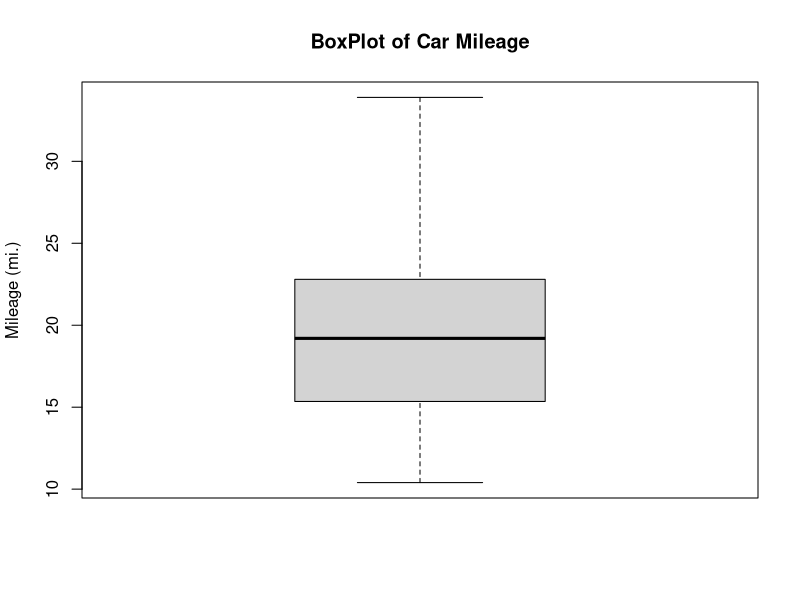
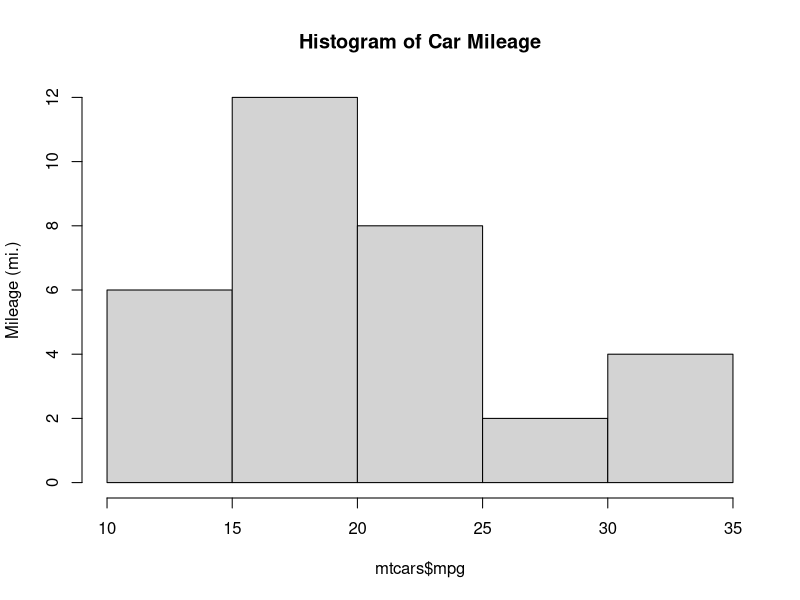
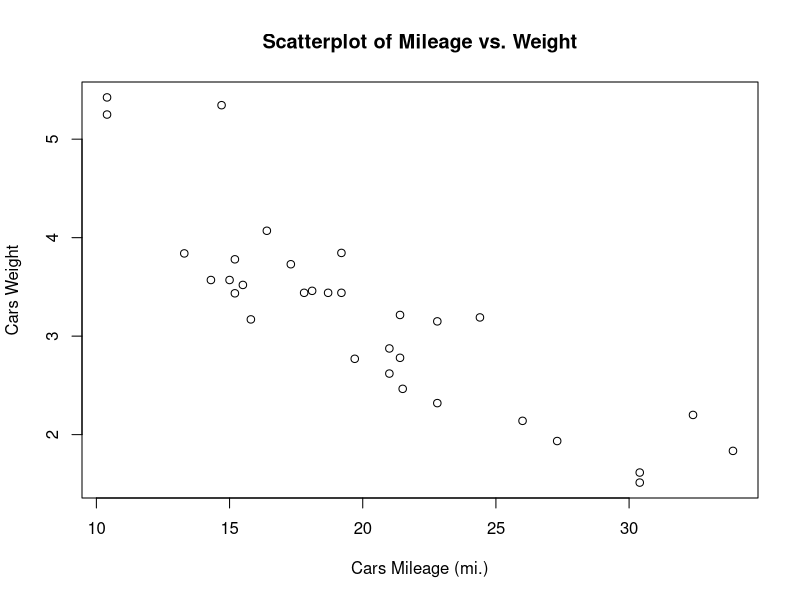

Write the R code that produced these figures, in order.
#Understanding & Managing DATA

#VECTORS: VALUES Of SAME DATA TYPE
customer <- c("Adam","Sharrif","Heer","Sukanya","Shah","Ram")
print(customer)

#FACTORS: VALUES OF ORDINAL/CATEGORICAL TYPES
customerDET <- factor(c("Adam","Sharrif","Heer","Sukanya","Shah"),levels=c("SILVER","GOLD","DIAMOND"),ordered = T)
print(customerDET[1:2])

#DATA FRAMES: VALUES IN COLLECTION WITH SAME NUM OF COLUMNS
#Finding structure of data frame
print(str(mtcars))
#Creating a new record to be added to data frame
new.mtcars <- data.frame(mpg=c(30),cyl=c(4),disp=c(121.0),  hp=c(3.5), drat=c(4.11),   wt=c(2.7),  qsec=c(18.6), vs=c(1), am=c(1), gear=c(4), carb=c(2))
#Adding and Printing the updated dataset
print(rbind(mtcars,new.mtcars))

#LIST: SAME NUMBER OF COLUMNS NOT REQUIRED, NOR POSITION
new.list <- list(mpg=mtcars$mpg,disp=mtcars$disp,wt=mtcars$wt)
print(new.list)
new.list2 <- rbind(new.list,new.list)


#MATRICES: 2D VECTOR WITH PREDEFINED PARAMETER
customerMATX <- matrix(customer,nrow=2)
#MATRICES: MULTIPLICATION
vet1 <- c(12,7,3,4.2,18,2,54,-21,8,-5)
print(crossprod(vet1,vet1))
#MATRICES :ADDTION
vet2=vet1+50
print(vet2)
#MATRICES :SUBTRACTION
vet2=vet1-50
print(vet2)
#MATRICES :DIVISION
vet2=vet1 / 2
print(vet2)

#EXPLORING STRUCTURE
str(mtcars)

#EXPLORING NUMERIC VARIABLES
summary(mtcars)

#MEASURING CENTRAL TENDENCY- MEAN, MEDIAN
print(mean(mtcars$mpg))
print(median(mtcars$wt))


#MEASURING SPREAD- QUARTILES & 5-NUMBER SUMMARY[MIN(),MAX(),RANGE(),IQR,QUANTILE]
print(range(mtcars$mpg))
print(diff(range(mtcars$mpg)))
print(IQR(mtcars$mpg))
print(quantile(mtcars$mpg,probs=c(0.01,0.99)))

#TO REMOVE ALL ENVT VAR rm(list=ls())

#VISUALIZING NUMERIC VARIABLES: BOXPLOT
boxplot(mtcars$mpg, main="BoxPlot of Car Mileage", ylab="Mileage (mi.)")

#VISUALIZING NUMERIC VARIABLES: HISTOGRAMS
hist(mtcars$mpg, main="Histogram of Car Mileage", ylab="Mileage (mi.)")

#MEASURING SPREAD- VARIANCE & STD DEVIATION
var(mtcars$mpg)
sd(mtcars$mpg)

#EXPLORING CATEGORICAL VARIABLES instance AUTO/MANUAL
table(mtcars$am)

#MEASURING CENTRAL TENDENCY- MODE 
#NO BUILD-in FUNCTION
# Create the function.
getmode <- function(v) {
  uniqv <- unique(v)
  uniqv[which.max(tabulate(match(v, uniqv)))]
}

# Calculate the mode using the user function.
result <- getmode(mtcars$mpg)
print(result)

#SCATTERPLOT
plot(x=mtcars$mpg,y=mtcars$wt, main = "Scatterplot of Mileage vs. Weight",
    xlab = "Cars Mileage (mi.)",
    ylab = "Cars Weight")

#EXAMINING TWO-WAY CROSS TABULATIONS
#library(gmodels)
#CrossTable(x = mtcars$am , y = mtcars$vs)

